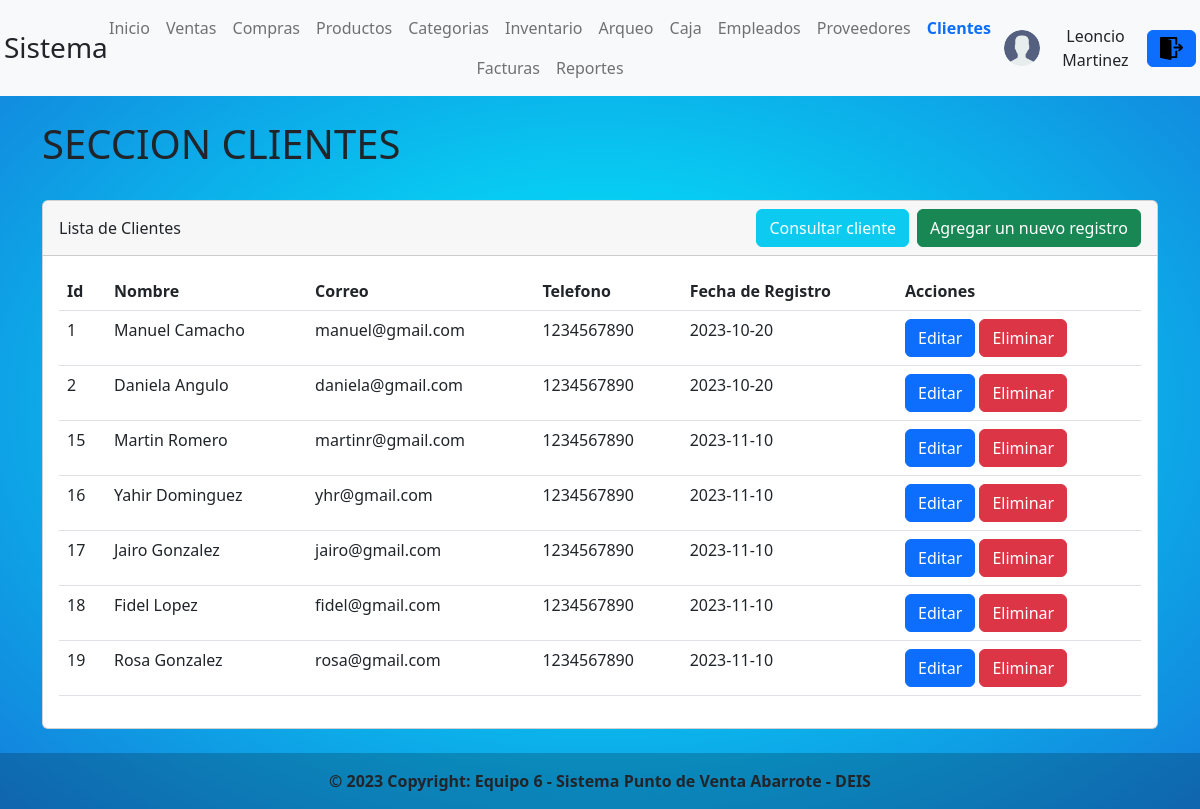
The app's page /Sections/Clientes/index.php (signed in) with its own data.
### tables this page shows
CREATE TABLE `clientes` (
  `IdCliente` int(11) NOT NULL,
  `Nombre` varchar(50) DEFAULT NULL,
  `Correo` varchar(50) DEFAULT NULL,
  `Telefono` varchar(10) DEFAULT NULL,
  `FechaRegistro` date DEFAULT current_timestamp()
);

### Sections/Clientes/ListarClientes.php (the view, shortened to what this page needs)
<?php
    include("../../Conexion.php");
    $query="SELECT * FROM Clientes";
    $resultado=mysqli_query($conexion,$query);
    $listaClientes = array();
    if($resultado)
        while ($fila = mysqli_fetch_assoc($resultado))
            $listaClientes[] = $fila;
?>
    <?php foreach ($listaClientes as $registro){?>
        <tr class="">
            <td scope="row"><?php echo $registro['IdCliente']?></td>
            <td><?php echo $registro['Nombre']?></td>
            <td><?php echo $registro['Correo']?></td>
            <td><?php echo $registro['Telefono']?></td>
            <td><?php echo $registro['FechaRegistro']?></td>
            <td>
                <a name="" id="" class="btn btn-primary" role="button"
                onclick="modificaCliente('<?php echo $registro['IdCliente'];?>');">Editar</a>
                <a name="" id="" class="btn btn-danger" role="button"
                onclick="eliminaCliente('<?php echo $registro['IdCliente'];?>');">Eliminar</a>
            </td>
        </tr>
    <?php }?>

### Css/Styles.css (style rules this page uses)
body { display: flex; flex-direction: column; min-height: 100vh; background: radial-gradient( rgb(0, 247, 255) 2%, rgb(20, 126, 219) 100% ); }

### records on screen
clientes: IdCliente "1", Nombre "Manuel Camacho", Correo "manuel@gmail.com", Telefono "1234567890", FechaRegistro "2023-10-20"
clientes: IdCliente "2", Nombre "Daniela Angulo", Correo "daniela@gmail.com", Telefono "1234567890", FechaRegistro "2023-10-20"
clientes: IdCliente "15", Nombre "Martin Romero", Correo "martinr@gmail.com", Telefono "1234567890", FechaRegistro "2023-11-10"
clientes: IdCliente "16", Nombre "Yahir Dominguez", Correo "yhr@gmail.com", Telefono "1234567890", FechaRegistro "2023-11-10"
clientes: IdCliente "17", Nombre "Jairo Gonzalez", Correo "jairo@gmail.com", Telefono "1234567890", FechaRegistro "2023-11-10"
clientes: IdCliente "18", Nombre "Fidel Lopez", Correo "fidel@gmail.com", Telefono "1234567890", FechaRegistro "2023-11-10"
clientes: IdCliente "19", Nombre "Rosa Gonzalez", Correo "rosa@gmail.com", Telefono "1234567890", FechaRegistro "2023-11-10"

### other values on screen
$_SESSION['Nombre'] "Leoncio Martinez"
